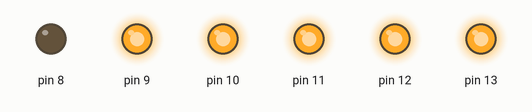
Recording of a sketch running on a simulated Arduino Uno, built with avr-gcc and run on an emulated ATmega328P. Shown: output pins drawn as LEDs (lit = HIGH).

Above: at 0.5 s.
At 3.5 s:
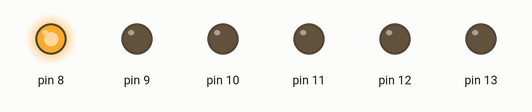
Timing chart, 0 to 4.6 s (numbered marks = the images above):
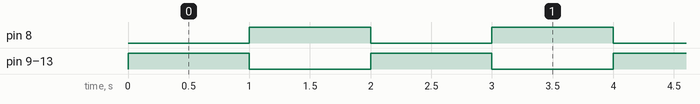

Measured:
- by itself, pin 8–13: alternates HIGH for 1.0 s and LOW for 1.0 s

The sketch:

_BlinkBicolor.ino
```cpp
// PROJECT  :BlinkBicolor
// PURPOSE  :To reinforce concepts involving register-level manipulation of //       : GPIO Ports and bitwise logic
// DEVICE   :Arduino
// AUTHOR   :C. D'Arcy
// DATE     :2018 09 22
// uC       :328P
// COURSE   :ICS3U
// STATUS   :Working
void setup() {
  DDRB = 0x3F;      // ?
  PORTB = 1;        // ?
}
void loop() {
  PORTB = ~PORTB;   // ?
  delay(1000);      // ?
}
```
